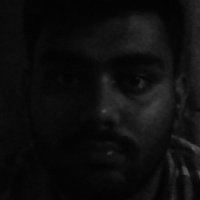
#> input picture Facial-Recognition/Images/Jatin1.jpg, 200 x 200 px, found by its file name
$ python Facial-Recognition_without_pyserial.py
#> lines starting #> are read from the running program, lines starting #| are printed output that depends on the picture; after the words box and inside, x2 and y2 are one past the last pixel; in counts of white or black regions, pixels touching at a corner belong together
import cv2
import numpy as np
from os import listdir
from os.path import isfile, join
import serial

#port = serial.Serial('COM4',9600)
data_path = 'C:/Users/jatin/Documents/fac/Images/'
onlyfiles = [f for f in listdir(data_path) if isfile(join(data_path,f))]

Training_Data, Labels = [], []

for i, files in enumerate(onlyfiles):
    image_path = data_path + onlyfiles[i]
    images = cv2.imread(image_path, cv2.IMREAD_GRAYSCALE)
#> images is the input picture: shape (200, 200); min 2, max 86, mean 13.8
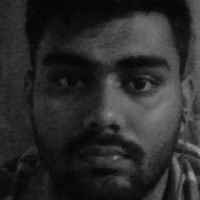
#> input picture Facial-Recognition/Images/Jatin13.jpg, 200 x 200 px, given in place of the camera
#> further down, frame is the input picture: shape (200, 200, 3); min 5, max 152, mean 44
    Training_Data.append(np.asarray(images, dtype=np.uint8))
    Labels.append(i)

Labels = np.asarray(Labels, dtype=np.int32)

model = cv2.face.LBPHFaceRecognizer_create()

model.train(np.asarray(Training_Data), np.asarray(Labels))

print("Model Training Complete!!!!!")

face_classifier = cv2.CascadeClassifier('C:/Users/jatin/Documents/fac/cascades/data/haarcascade_frontalface_default.xml')

def face_detector(img, size = 0.5):
#> called with size = 0.5
    gray = cv2.cvtColor(img, cv2.COLOR_BGR2GRAY)
    faces = face_classifier.detectMultiScale(gray,1.3,5)
#> faces = [[16, 11, 171, 171]]

    if faces is():
        return img,[]

    for(x,y,w,h) in faces:
        cv2.rectangle(img, (x,y),(x+w,y+h),(0,255,255),2)
        roi = img[y:y+h, x:x+w]
        roi = cv2.resize(roi, (200,200))
#> this loop made 1 pass
#> pass 1, in face_detector, `roi = img[y:y+h, x:x+w]`:
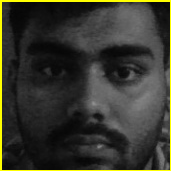
#> roi: shape (171, 171, 3); mean B, G, R 45.2, 54.1, 54.1
#> after the loop:
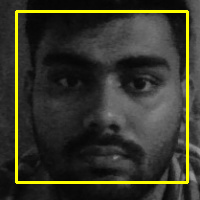
#> img: shape (200, 200, 3); 5.12% of pixels changed, all inside (x1, y1, x2, y2) = (15, 10, 189, 184)

    return img,roi

cap = cv2.VideoCapture(0)
while True:

    ret, frame = cap.read()

    image, face = face_detector(frame)

    try:
        face = cv2.cvtColor(face, cv2.COLOR_BGR2GRAY)
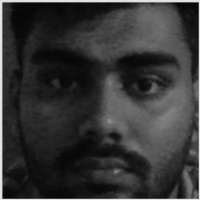
#> face: shape (200, 200); min 6, max 226, mean 53.1
        result = model.predict(face)
#> result = (3, 38.94)

        if result[1] < 500:
            confidence = int(100*(1-(result[1])/300))
#> confidence = 87
            display_string = str(confidence)+'% Confidence it is user'
#> display_string = '87% Confidence it is user'
        cv2.putText(image,display_string,(100,120), cv2.FONT_HERSHEY_COMPLEX,1,(250,120,255),2)
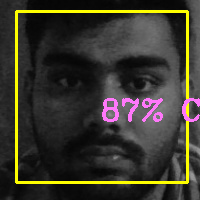
#> image: shape (200, 200, 3); 2.01% of pixels changed, all inside (x1, y1, x2, y2) = (102, 98, 200, 122)


        if confidence > 87:
            cv2.putText(image, "Unlocked", (250, 450), cv2.FONT_HERSHEY_COMPLEX, 1, (0, 255, 0), 2)
            cv2.imshow('Face Cropper', image)

        else:
            cv2.putText(image, "Locked", (250, 450), cv2.FONT_HERSHEY_COMPLEX, 1, (0, 0, 255), 2)
            cv2.imshow('Face Cropper', image)


    except:
        cv2.putText(image, "Face Not Found", (250, 450), cv2.FONT_HERSHEY_COMPLEX, 1, (255, 0, 0), 2)
        cv2.imshow('Face Cropper', image)
        pass

    if cv2.waitKey(1)==13:
#> (key Esc is pressed here)
        break


cap.release()
cv2.destroyAllWindows()
